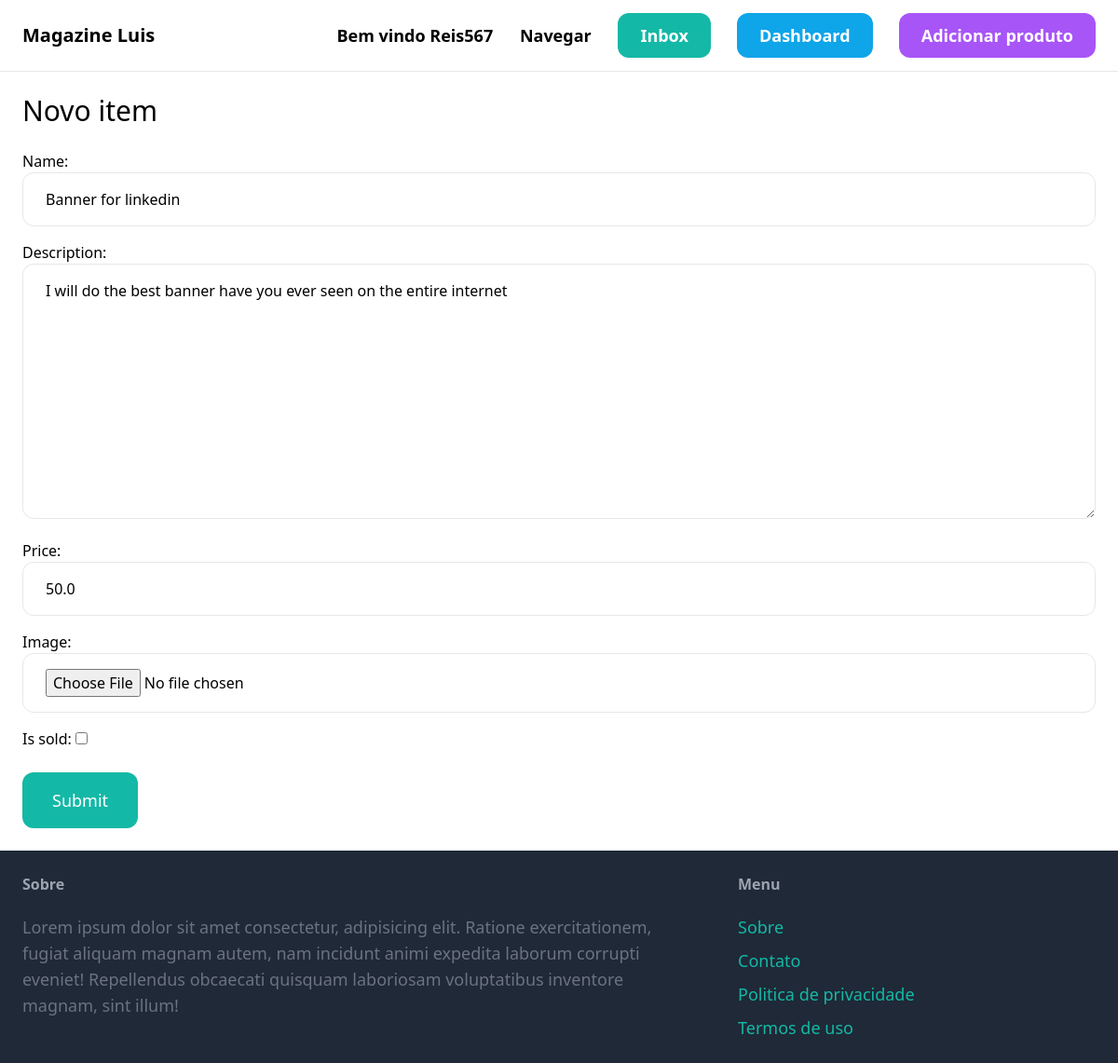
The app's page /items/2/edit/ (signed in) with its own data.
### item/models.py (models this page shows, shortened)
class Item(models.Model):
    category = models.ForeignKey(Category, related_name='items', on_delete=models.CASCADE)
    name = models.CharField(max_length=255)
    description = models.TextField(blank=True,null=True)
    price = models.FloatField()
    image = models.ImageField(upload_to='item_images', blank=True, null=True)
    is_sold = models.BooleanField(default=False)
    created_by = models.ForeignKey(User,related_name='items',on_delete=models.CASCADE)
    created_at = models.DateTimeField(auto_now_add=True)
    class Meta:
        verbose_name_plural = 'Items'
        ordering = ('name',)

### item/views.py (the view)
# urls.py: path('<int:pk>/edit/', views.edit, name='edit'  ),
@login_required
def edit(request,pk):
    item = get_object_or_404(Item, pk=pk, created_by=request.user)
    if request.method == 'POST':
        form = EditItemForm(request.POST,request.FILES, instance=item)
        if form.is_valid():
            form.save()
            return redirect('item:detail' ,pk=item.id)
    else:
         form = EditItemForm(instance=item)
    return render(request, 'item/form.html',{
        'form':form,
    })

### item/forms.py
class EditItemForm(forms.ModelForm):
    class Meta:
        model = Item
        fields = ( 'name','description','price','image','is_sold')
        widgets = {
            'name':forms.TextInput(attrs={
                'class': INPUT_CLASSES
            }),
            'description':forms.Textarea(attrs={
                'class': INPUT_CLASSES
            }),
            'price':forms.NumberInput(attrs={
                'class': INPUT_CLASSES
            }),
            'image':forms.FileInput(attrs={
                'class': INPUT_CLASSES
            }),
        }

### item/templates/item/form.html (shortened to what this page needs)
{% extends 'core/base.html' %}
{% block content %}
<h1 class="mb-6 text-3xl ">Novo item</h1>
<form action="" method="post" enctype="multipart/form-data">
    <div class="space-y-4 ">
        {{form.as_p}}
    </div>
        <button class="mt-6 py-4 px-8 text-lg text-white bg-teal-500 hover:bg-teal-700 rounded-xl transition easy-in-out duration-500">
            Submit
        </button>
</form>
{% endblock content %}

### core/templates/core/base.html (shortened to what this page needs)
<!DOCTYPE html>
<html lang="en">
<head>
    <script src="https://cdn.tailwindcss.com"></script>
</head>
<body>
    <nav class="py-6 px-6 flex justify-between items-center border-b border-gray-200">
        <a href="/" class="text-xl font-bold">Magazine Luis</a>
        <div class="space-x-6">
            {% if request.user.is_authenticated %}
            <a href="/" class="text-lg font-semibold hover:text-gray-500 transition easy-in-out duration-500">Bem vindo {{user.username}} </a>
            {% endif %}
            <a href="#" class="text-lg font-semibold hover:text-gray-500 transition easy-in-out duration-500">Navegar </a>
            {% if request.user.is_authenticated %}
            <a href="#" class="px-6 py-3 text-lg font-semibold bg-teal-500 text-white rounded-xl hover:bg-teal-700 transition easy-in-out duration-500">Inbox</a>
            <a href="{% url 'dashboard:index' %}" class="px-6 py-3 text-lg font-semibold bg-sky-500 text-white rounded-xl hover:bg-sky-700 transition easy-in-out duration-500">Dashboard</a>
            <a href="{% url 'item:new' %}" class="px-6 py-3 text-lg font-semibold bg-purple-500 text-white rounded-xl hover:bg-sky-700 transition easy-in-out duration-500">Adicionar produto</a>
            {% endif %}
        </div>
    </nav>
    <div class="px-6 py-6">
        {% block content %}
        {% endblock content %}
    </div>
    <footer class="py-6 px-6 flex justify-between bg-gray-800">
        <div class="w-2/3 pr-10">
            <h3 class="mb-5 font-semibold text-gray-400">
                Sobre
            </h3>
            <p class="text-lg text-gray-500">
                Lorem ipsum dolor sit amet consectetur, adipisicing elit. Ratione exercitationem, fugiat aliquam magnam autem, nam incidunt animi expedita laborum corrupti eveniet! Repellendus obcaecati quisquam laboriosam voluptatibus inventore magnam, sint illum!
            </p>
        </div>
        <div class="w-1/3">
            <h3 class="mb-5 font-semibold text-gray-400">
                Menu
            </h3>
            <ul class="space-y-2">
                <li class="text-lg text-teal-500 hover:text-teal-700">
                    <a href="">Sobre</a>
                </li>
                <li class="text-lg text-teal-500 hover:text-teal-700">
                    <a href="{% url 'core:contact' %}">Contato</a>
                </li>
                <li class="text-lg text-teal-500 hover:text-teal-700">
                    <a href="">Politica de privacidade</a>
                </li>
                <li class="text-lg text-teal-500 hover:text-teal-700">
                    <a href="">Termos de uso</a>
                </li>
            </ul>
        </div>
    </footer>
</body>
</html>

### records on screen
Item: name "Banner for linkedin", description "I will do the best banner have you ever seen on the entire internet", price "50.0"

### other values on screen
{{ user.username }} "Reis567"
